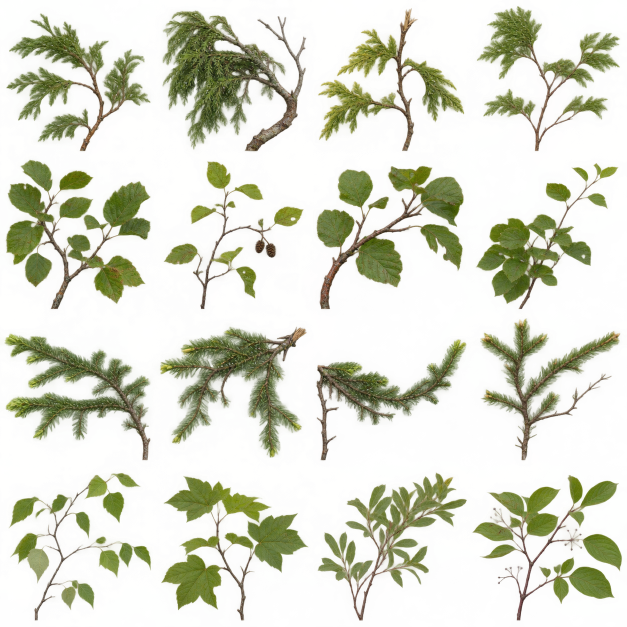
#> input picture tools/geology/source/moosehead-bank-sprays.png, 1254 x 1254 px (shown at 1/2 size)
$ python bake_moosehead_sprays.py source/moosehead-bank-sprays.png out.png
#> lines starting #> are read from the running program, lines starting #| are printed output that depends on the picture; after the words box and inside, x2 and y2 are one past the last pixel; in counts of white or black regions, pixels touching at a corner belong together
"""Place the woody base of each RGBA branch on its native mesh attachment."""
import argparse
import numpy as np
from PIL import Image
from scipy.ndimage import distance_transform_edt
parser=argparse.ArgumentParser()
parser.add_argument('source');parser.add_argument('output')
args=parser.parse_args()
photo=Image.open(args.source).convert('RGBA')
#> photo is the input picture: PIL image 1254x1254 RGBA; mean R, G, B, A 114.6, 127.9, 54.8, 62
roots=[(.53,.96),(.59,.96),(.58,.96),(.40,.96),
      (.35,.96),(.29,.97),(.065,.965),(.32,.96),
      (.93,.92),(.93,.10),(.07,.93),(.35,.92),
      (.24,.95),(.53,.95),(.28,.95),(.33,.95)]
tile=352
sheet=Image.new('RGBA',(tile*4,tile*4))
#> sheet: PIL image 1408x1408 RGBA; every value is 0
for i,(rx,ry) in enumerate(roots):
    col,row=i%4,i//4
    bounds=(round(col*photo.width/4),round(row*photo.height/4),round((col+1)*photo.width/4),round((row+1)*photo.height/4))
    raw=np.array(photo.crop(bounds));alpha=raw[:,:,3]
    inside=alpha>48
    yy,xx=np.nonzero(inside);x0=rx*(raw.shape[1]-1);y0=ry*(raw.shape[0]-1)
    mass=np.maximum(0.,alpha[yy,xx].astype('f')-48);mass/=mass.sum()
    dx=(xx-x0)@mass;dy=(yy-y0)@mass;length=np.hypot(dx,dy)
    up=np.array([dx,dy])/length;right=np.array([-up[1],up[0]])
    ext=np.c_[xx-x0,yy-y0];across=ext@right;along=ext@up
    scale=min(.468*tile/max(abs(across.min()),across.max()),.89*tile/max(1,along.max()),.065*tile/max(1,-along.min()))
    # Remove sub-visible chroma outside the matte and bleed actual surviving leaf
    # colour under the transparent gutter for a clean mip chain from the water.
    garbage=alpha<12
    nearest=distance_transform_edt(garbage,return_distances=False,return_indices=True)
    raw[garbage,:3]=raw[nearest[0][garbage],nearest[1][garbage],:3]
    raw[garbage,3]=0
    origin=np.array([x0,y0])-right*.5*tile/scale+up*.92*tile/scale
    transform=(right[0]/scale,-up[0]/scale,origin[0],right[1]/scale,-up[1]/scale,origin[1])
    image=Image.fromarray(raw).transform((tile,tile),Image.Transform.AFFINE,transform,Image.Resampling.BICUBIC)
    sheet.paste(image,(col*tile,row*tile))
#> this loop made 16 passes
#> (dx, dy, length, up, right, scale, origin, transform) on passes 1 to 5: (-20.19, -142.5, 143.9, [-0.14, -0.99], [0.99, -0.14], 1.11, [-32.45, 33.31], (0.894, 0.127, -32.45, -0.127, 0.894, 33.31)), (-50.67, -150.1, 158.5, [-0.32, -0.947], [0.947, -0.32], 0.917, [-110.8, 27.13], (1.03, 0.349, -110.8, -0.349, 1.03, 27.13)), (-36.94, -131, 136.1, [-0.271, -0.962], [0.962, -0.271], 1.04, [-65.41, 47.74], (0.922, 0.26, -65.41, -0.26, 0.922, 47.74)), (19.37, -171.5, 172.6, [0.112, -0.994], [0.994, 0.112], 1.07, [-4.32, -18.84], (0.929, -0.105, -4.32, 0.105, 0.929, -18.84)), (41.48, -152.9, 158.4, [0.262, -0.965], [0.965, 0.262], 1.02, [25.9, -53.09], (0.949, -0.257, 25.9, 0.257, 0.949, -53.09))
#> pass 1, `inside=alpha>48`:
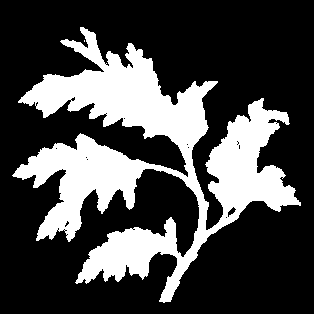
#> inside: shape (314, 314) bool; 28% white; 2 white regions (1 under 20 px), largest, box (x1, y1, x2, y2) and area: (12, 27, 301, 303) 27590
#> pass 1, `garbage=alpha<12`:
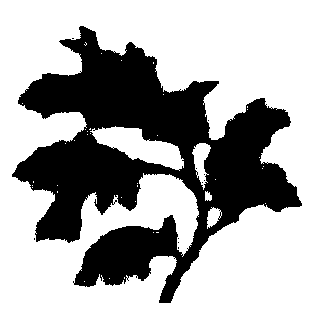
#> garbage: shape (314, 314) bool; 65.8% white; 11 black regions (10 under 20 px), largest, box (x1, y1, x2, y2) and area: (12, 26, 302, 303) 33703
#> after the loop:
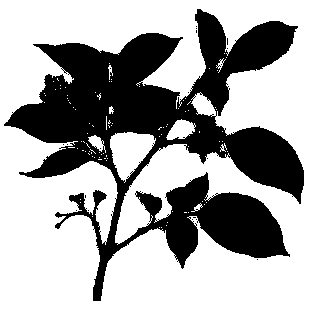
#> garbage: shape (314, 314) bool; 65.9% white; 20 black regions (19 under 20 px), largest, box (x1, y1, x2, y2) and area: (4, 9, 304, 301) 33620
#> after the loop:
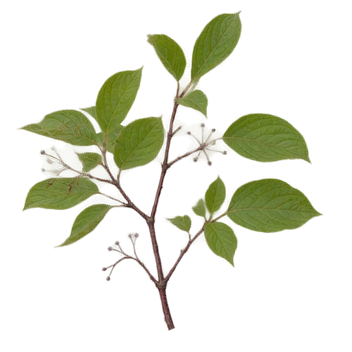
#> image: PIL image 352x352 RGBA; mean R, G, B, A 27.9, 30.1, 12.9, 48.1; transparent parts drawn white
#> after the loop:
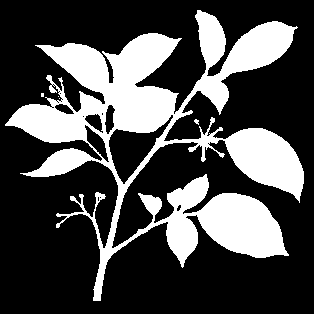
#> inside: shape (314, 314) bool; 29% white; 5 white regions (4 under 20 px), largest, box (x1, y1, x2, y2) and area: (5, 10, 304, 301) 28560
#> after the loop:
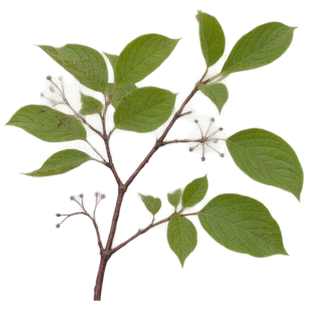
#> raw: shape (314, 314, 4); mean R, G, B, A 116.5, 120.6, 64.9, 65.5; transparent parts drawn white
#> after the loop:
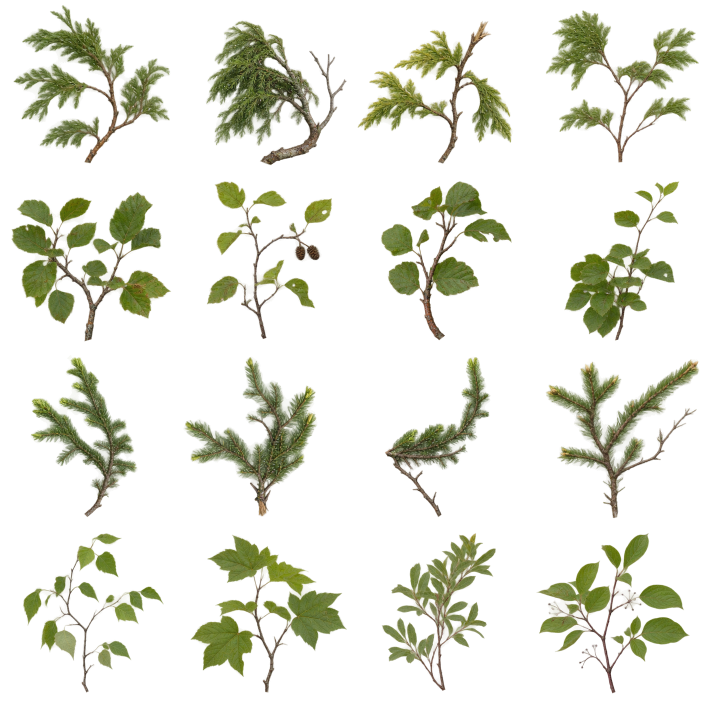
#> sheet: PIL image 1408x1408 RGBA (shown at 1/2 size); mean R, G, B, A 26.3, 28.1, 13.3, 45.5; transparent parts drawn white
sheet.save(args.output,quality=92,method=5,alpha_quality=97,exact=True)

$ run again, on tools/geology/source/moosehead-understory.png
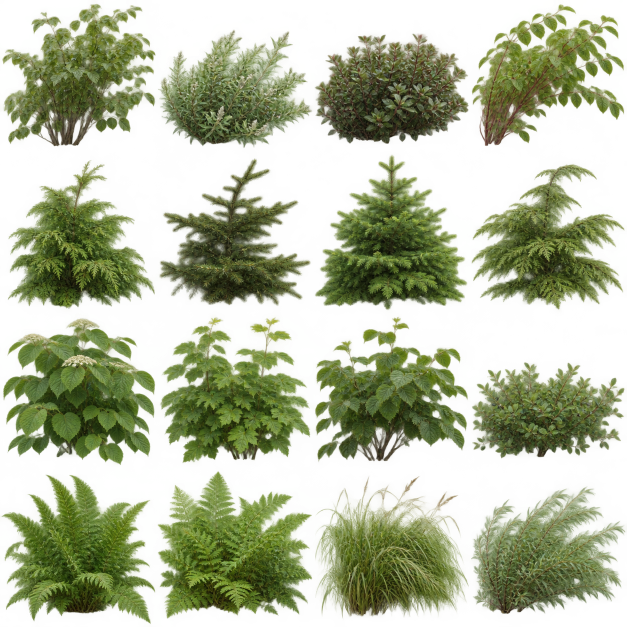
#> input picture tools/geology/source/moosehead-understory.png, 1254 x 1254 px (shown at 1/2 size)
#> photo is the input picture: PIL image 1254x1254 RGBA; mean R, G, B, A 63.8, 80.6, 30.9, 115
#> the loop `for i,(rx,ry) in enumerate(roots):` made 16 passes
#> (dx, dy, length, up, right, scale, origin, transform) on passes 1 to 3: (-8.84, -144.1, 144.4, [-0.0612, -0.998], [0.998, -0.0612], 1.06, [-18.88, 5.19], (0.943, 0.0579, -18.88, -0.0579, 0.943, 5.19)), (-36.07, -106.3, 112.2, [-0.321, -0.947], [0.947, -0.321], 1.05, [-73.23, 62.77], (0.9, 0.305, -73.23, -0.305, 0.9, 62.77)), (-26.26, -115.2, 118.1, [-0.222, -0.975], [0.975, -0.222], 1.05, [-51.62, 36.33], (0.931, 0.212, -51.62, -0.212, 0.931, 36.33))
#> pass 1, `inside=alpha>48`:
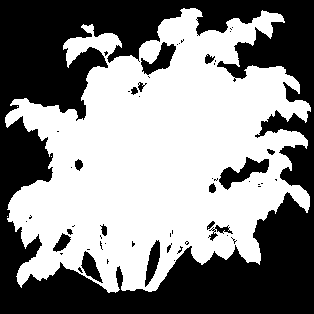
#> inside: shape (314, 314) bool; 53.8% white; 56 black regions (39 under 20 px), largest, box (x1, y1, x2, y2) and area: (0, 0, 314, 314) 42814, (219, 157, 269, 190) 683, (141, 42, 176, 75) 517
#> after the loop `for i,(rx,ry) in enumerate(roots):`:
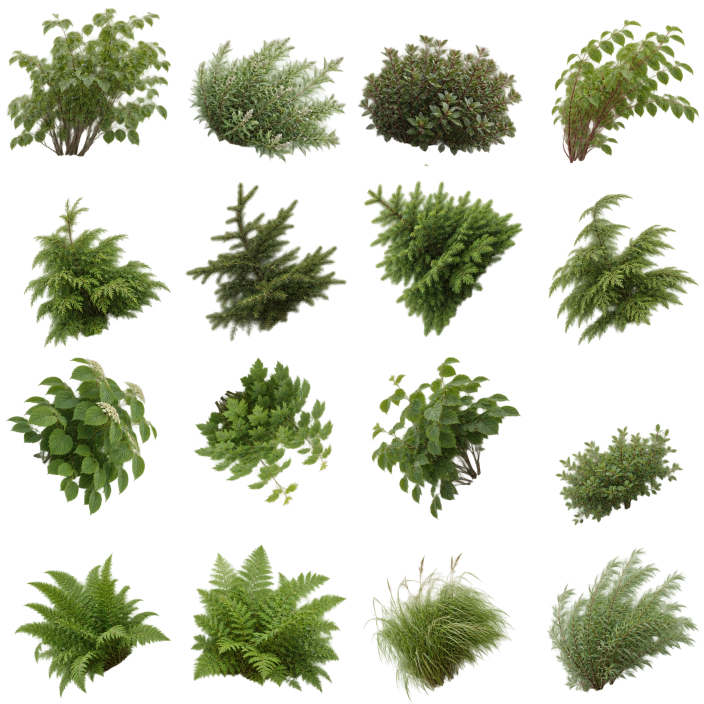
#> sheet: PIL image 1408x1408 RGBA (shown at 1/2 size); mean R, G, B, A 35.3, 41.2, 17.7, 81.7; transparent parts drawn white
